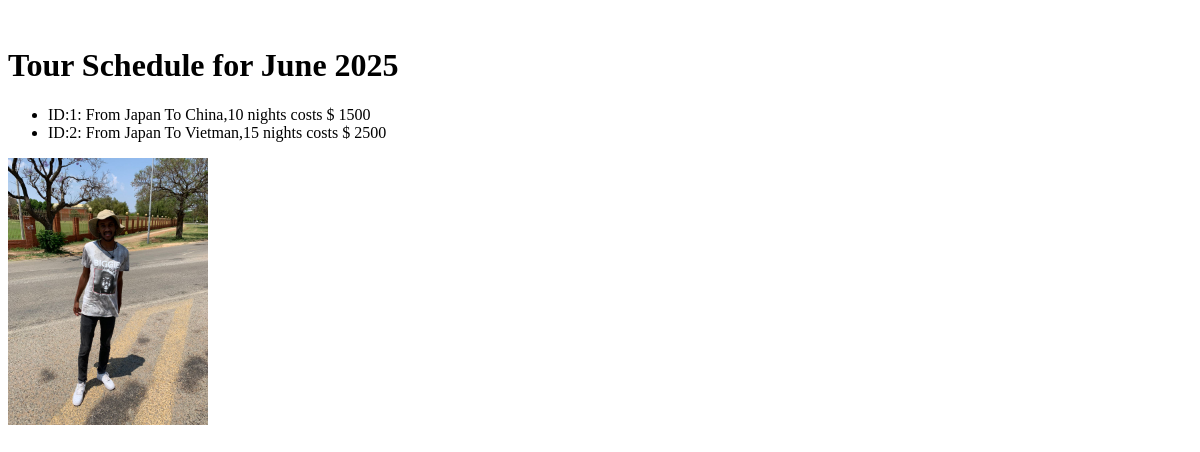
Before: / with the older database file.
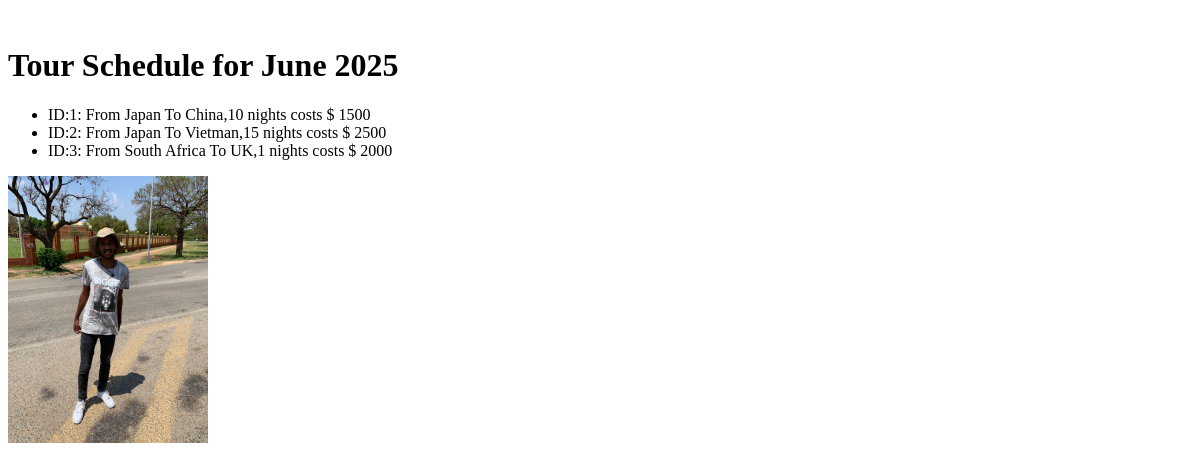
After: the same page with the newer database file.
### asiantouragency/models.py (models this page shows)
class Tour(models.Model):
    origin_country = models.CharField(max_length=64)
    destination_country = models.CharField(max_length=64)
    number_of_nights = models.IntegerField()
    price = models.IntegerField()
    def __str__(self):
        return (f"ID:{self.id}: From {self.origin_country} To {self.destination_country},{self.number_of_nights}  nights costs $ {self.price}")

### asiantouragency/views.py (the view)
# urls.py: path('', views.index, name='home'),
def index(request):
    tours = Tour.objects.all()
    context = {'tours':tours}
    return render(request,'tours/home.html',context)

### asiantouragency/templates/tours/home.html (shortened to what this page needs)
{%load static%}
<!DOCTYPE html>
<html lang="en">
<head>
    <link rel="stylesheet" href="{%static 'styles/style.css'%}">
</head>
<body>
    <h1>Tour Schedule for June 2025</h1>
 <ul>
 {% for tour in tours %}
 <li>{{ tour }}</li>
 {% endfor %}</ul>
 <img src="{%static 'images/IMG-20221028-WA0016.jpg' %} "alt="Django Logo" width="200px">
</body>
</html>

Changed rows visible on the page:
added Tour: id+origin_country+destination_country "ID:3: From South Africa To UK,1 nights costs $ 2000"
